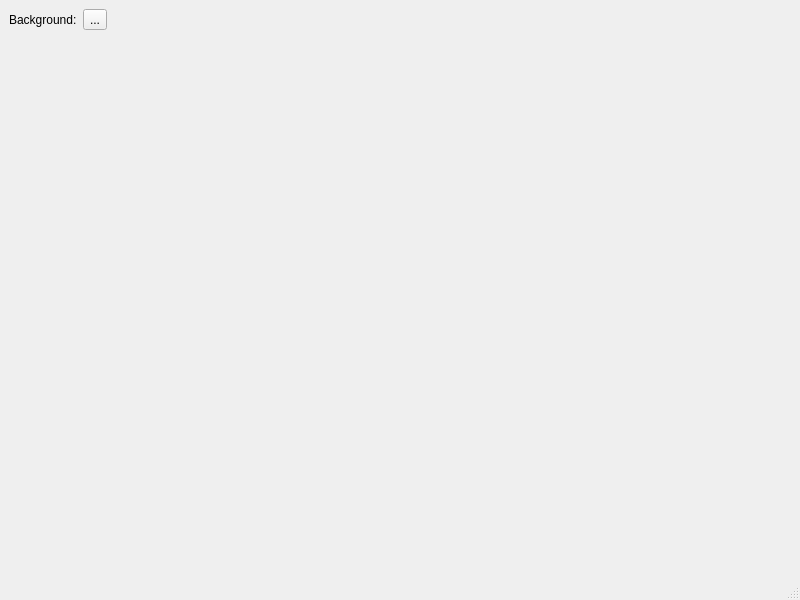
<?xml version="1.0" encoding="UTF-8"?>
<ui version="4.0">
 <class>MainWindow</class>
 <widget class="QMainWindow" name="MainWindow">
  <property name="geometry">
   <rect>
    <x>0</x>
    <y>0</y>
    <width>800</width>
    <height>600</height>
   </rect>
  </property>
  <property name="windowTitle">
   <string>MainWindow</string>
  </property>
  <widget class="QWidget" name="centralwidget">
   <layout class="QVBoxLayout" name="verticalLayout">
    <item>
     <layout class="QFormLayout" name="formLayout">
      <item row="0" column="0">
       <widget class="QLabel" name="colorLabel">
        <property name="text">
         <string>Background:</string>
        </property>
       </widget>
      </item>
      <item row="0" column="1">
       <widget class="QToolButton" name="colorButton">
        <property name="focusPolicy">
         <enum>Qt::NoFocus</enum>
        </property>
        <property name="text">
         <string>...</string>
        </property>
       </widget>
      </item>
     </layout>
    </item>
   </layout>
  </widget>
  <widget class="QMenuBar" name="menubar">
   <property name="geometry">
    <rect>
     <x>0</x>
     <y>0</y>
     <width>800</width>
     <height>24</height>
    </rect>
   </property>
  </widget>
  <widget class="QStatusBar" name="statusbar"/>
 </widget>
 <resources/>
 <connections/>
</ui>
